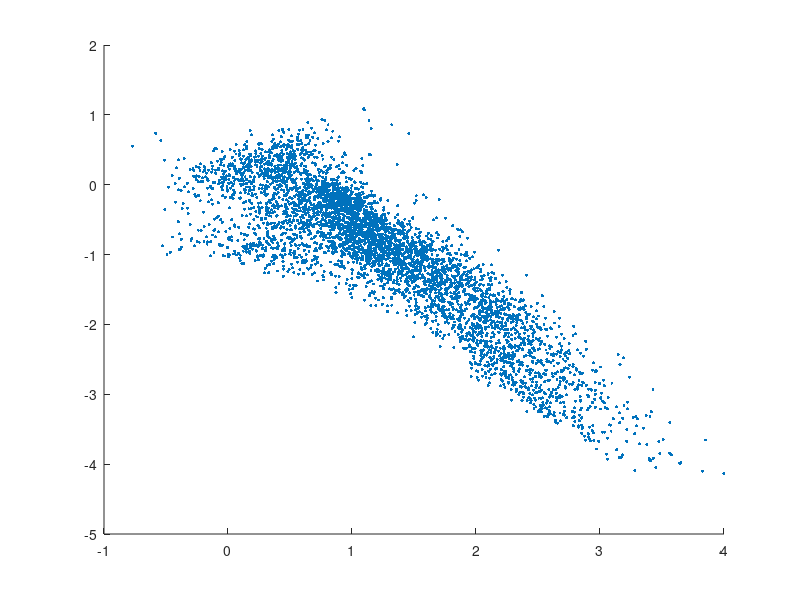

Reproduce this figure in MATLAB.
cd('\\wsl$\Ubuntu-20.04\home\manelcardenas\PAV\P4')
fileID = fopen('lp_2_3.txt','r');
sizeA = [2 Inf];
[A,count] = fscanf(fileID,'%f',sizeA);
fclose(fileID);
A=A';
scatter(A(:,1),A(:,2),5,'filled');